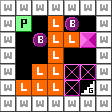

A 2D game scene composited from a Tiled map and its tileset images. What follows is a short description and the map's XML, with every tile layer's data as written:
An orthogonal 7x7 tile map with 16x16 px tiles, 1 tile layer (Tile layer 1).

<map version="1.0" tiledversion="1.1.5" orientation="orthogonal" renderorder="right-down" width="7" height="7" tilewidth="16" tileheight="16" infinite="0" nextobjectid="1">
 <properties>
  <property name="difficulty" value="4" />
  <property name="name" value="Mystery Cube" />
  <property name="turns" value="20" />
 </properties>
 <tileset firstgid="1" source="../../../dev/editor_tileset.tsx" />
 <layer name="Tile layer 1" width="7" height="7">
  <data encoding="csv">
1,1,1,1,1,1,1,
1,17,0,3,11,0,1,
1,0,11,3,3,7,1,
1,0,0,3,0,0,1,
1,0,3,3,6,6,1,
1,3,3,3,6,18,1,
1,1,1,1,1,1,1
</data>
 </layer>
</map>
